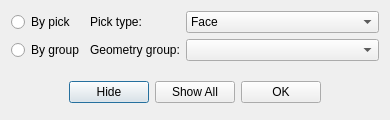
<?xml version="1.0" encoding="UTF-8"?>
<ui version="4.0">
 <class>FaceHiddenDialog</class>
 <widget class="QDialog" name="FaceHiddenDialog">
  <property name="geometry">
   <rect>
    <x>0</x>
    <y>0</y>
    <width>390</width>
    <height>120</height>
   </rect>
  </property>
  <property name="windowTitle">
   <string>Face Hidden</string>
  </property>
  <layout class="QVBoxLayout" name="verticalLayout">
   <item>
    <layout class="QGridLayout" name="gridLayout" columnstretch="0,0,1">
     <item row="0" column="0">
      <widget class="QRadioButton" name="rdBtnPick">
       <property name="text">
        <string>By pick</string>
       </property>
      </widget>
     </item>
     <item row="0" column="1">
      <widget class="QLabel" name="labelPick">
       <property name="text">
        <string>Pick type:</string>
       </property>
      </widget>
     </item>
     <item row="0" column="2">
      <widget class="QComboBox" name="cmbShapeType">
       <item>
        <property name="text">
         <string>Face</string>
        </property>
       </item>
       <item>
        <property name="text">
         <string>Solid</string>
        </property>
       </item>
      </widget>
     </item>
     <item row="1" column="0">
      <widget class="QRadioButton" name="rdBtnFaceGroup">
       <property name="text">
        <string>By group</string>
       </property>
      </widget>
     </item>
     <item row="1" column="1">
      <widget class="QLabel" name="labelFaceGroup">
       <property name="text">
        <string>Geometry group:</string>
       </property>
      </widget>
     </item>
     <item row="1" column="2">
      <widget class="QComboBox" name="cmbFaceGroup"/>
     </item>
    </layout>
   </item>
   <item>
    <spacer name="verticalSpacer">
     <property name="orientation">
      <enum>Qt::Vertical</enum>
     </property>
     <property name="sizeHint" stdset="0">
      <size>
       <width>20</width>
       <height>6</height>
      </size>
     </property>
    </spacer>
   </item>
   <item>
    <layout class="QHBoxLayout" name="horizontalLayout">
     <item>
      <spacer name="horizontalSpacer_2">
       <property name="orientation">
        <enum>Qt::Horizontal</enum>
       </property>
       <property name="sizeHint" stdset="0">
        <size>
         <width>40</width>
         <height>20</height>
        </size>
       </property>
      </spacer>
     </item>
     <item>
      <widget class="QPushButton" name="btnHide">
       <property name="text">
        <string>Hide</string>
       </property>
      </widget>
     </item>
     <item>
      <widget class="QPushButton" name="btnShowAll">
       <property name="text">
        <string>Show All</string>
       </property>
      </widget>
     </item>
     <item>
      <widget class="QPushButton" name="btnOK">
       <property name="text">
        <string>OK</string>
       </property>
      </widget>
     </item>
     <item>
      <spacer name="horizontalSpacer">
       <property name="orientation">
        <enum>Qt::Horizontal</enum>
       </property>
       <property name="sizeHint" stdset="0">
        <size>
         <width>40</width>
         <height>20</height>
        </size>
       </property>
      </spacer>
     </item>
    </layout>
   </item>
   <item>
    <widget class="QWidget" name="widget" native="true">
     <property name="sizePolicy">
      <sizepolicy hsizetype="Preferred" vsizetype="Fixed">
       <horstretch>0</horstretch>
       <verstretch>0</verstretch>
      </sizepolicy>
     </property>
     <layout class="QGridLayout" name="gridLayout_3">
      <property name="leftMargin">
       <number>0</number>
      </property>
      <property name="topMargin">
       <number>0</number>
      </property>
      <property name="rightMargin">
       <number>0</number>
      </property>
      <property name="bottomMargin">
       <number>0</number>
      </property>
     </layout>
    </widget>
   </item>
  </layout>
 </widget>
 <resources/>
 <connections/>
</ui>
